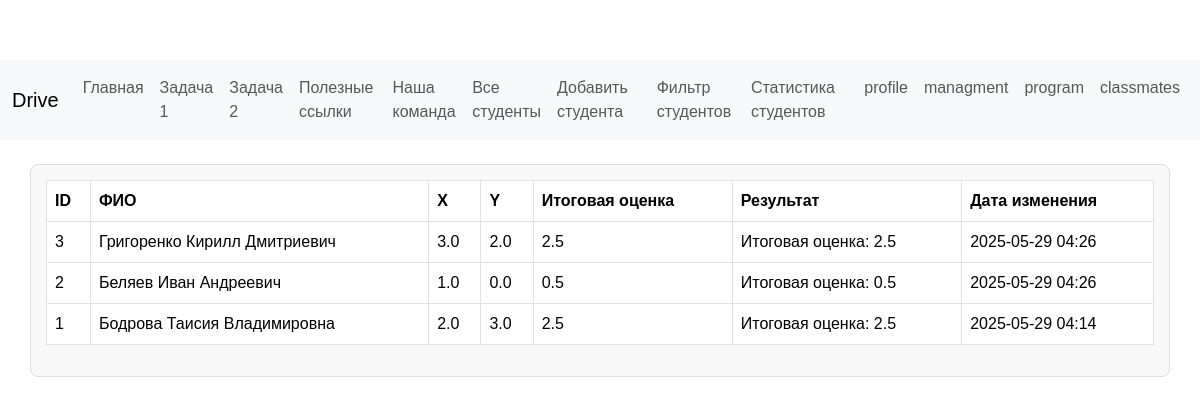
The page /BodrovaApp/xyz_result_all/ on the database its author committed.
### BodrovaApp/models.py (models this page shows, shortened)
class AbcModel(models.Model):
    full_name = models.CharField(
        verbose_name="ФИО",
        max_length=255,
        default=""
    )
    x = models.FloatField(
        verbose_name="Значение X",
        default=0.0
    )
    y = models.FloatField(
        verbose_name="Значение Y",
        default=0.0
    )
    final_score = models.FloatField(
        verbose_name="Итоговая оценка (0.5 * X + 0.5 * Y)",
        default=0.0,
        help_text="Результат вычислений"
    )
    result = models.CharField(
        verbose_name="Описание результата",
        max_length=255,
        default="Результат не определён",
        help_text="Например: ошибка или пояснение"
    )
    current_date = models.DateTimeField(
        verbose_name="Дата изменения",
        auto_now=True
    )
    class Meta:
        verbose_name = "Оценка"
        verbose_name_plural = "Оценки"
        ordering = ("-pk",)

### BodrovaApp/views.py (the view)
# urls.py: path('xyz_result_all/', views.xyz_result_all, name='xyz_result_all'),
def xyz_result_all(request):
    all_objects = AbcModel.objects.all().order_by("-id")
    if not all_objects.exists():
        return render(request, "xyz_result_all.html", {"error": "Нет данных"})
    data_for_table = []
    for obj in all_objects:
        if obj.final_score != 0.5 * obj.x + 0.5 * obj.y:
            obj.final_score = 0.5 * obj.x + 0.5 * obj.y
            obj.result = f"Итоговая оценка: {obj.final_score}"
            obj.save(update_fields=["final_score", "result"])
        data_for_table.append({
            "id": obj.id,
            "full_name": obj.full_name,
            "x": obj.x,
            "y": obj.y,
            "final_score": obj.final_score,
            "result": obj.result,
            "current_date": obj.current_date,
        })
    return render(request, "xyz_result_all.html", {"data_for_table": data_for_table})

### BodrovaApp/templates/xyz_result_all.html
{% extends 'base.html' %}
{% load static %}
{% block content %}
  {% if error %}
    <p>{{ error }}</p>
  {% else %}
    <table class="table table-bordered">
      <thead>
        <tr>
          <th>ID</th>
          <th>ФИО</th>
          <th>X</th>
          <th>Y</th>
          <th>Итоговая оценка</th>
          <th>Результат</th>
          <th>Дата изменения</th>
        </tr>
      </thead>
      <tbody>
        {% for row in data_for_table %}
          <tr>
            <td>{{ row.id }}</td>
            <td>{{ row.full_name }}</td>
            <td>{{ row.x }}</td>
            <td>{{ row.y }}</td>
            <td>{{ row.final_score }}</td>
            <td>{{ row.result }}</td>
            <td>
              {% if row.current_date %}
                {{ row.current_date|date:"Y-m-d H:i" }}
              {% else %}
                -
              {% endif %}
            </td>
          </tr>
        {% endfor %}
      </tbody>
    </table>
  {% endif %}
{% endblock %}

### BodrovaApp/templates/base.html (shortened to what this page needs)
{% load static %}
<!DOCTYPE html>
<html lang="en">
<head>
    <link href="https://cdn.jsdelivr.net/npm/bootstrap@5.3.3/dist/css/bootstrap.min.css" rel="stylesheet">
    <link rel="stylesheet" href="{% static 'css/main.css' %}">
</head>
<body>
    {% include 'navigation.html' %}
    <div class="container my-4">
        {% block content %}{% endblock %}
    </div>
</body>
</html>

### BodrovaApp/templates/navigation.html (shortened to what this page needs)
<nav class="navbar navbar-expand-lg navbar-light bg-light">
    <div class="container-fluid">
        <a class="navbar-brand" href="{% url 'index' %}">Drive</a>
        <div class="collapse navbar-collapse" id="main-nav">
            <ul class="navbar-nav me-auto mb-2 mb-lg-0">
                <li class="nav-item">
                    <a class="nav-link" href="{% url 'BodrovaApp:index' %}">Главная</a>
                </li>
                <li class="nav-item">
                    <a class="nav-link" href="{% url 'BodrovaApp:zadacha_1' 'x=2/y=3' %}">Задача 1</a>
                </li>
                <li class="nav-item">
                    <a class="nav-link" href="{% url 'BodrovaApp:zadacha_2' 'Платон, суббота, 6|Платон, суббота, 8|Саша, воскресенье, 7|Платон, воскресенье, 6|Руслан, воскресенье, 3' 'вторник' %}">Задача 2</a>
                </li>
                <li class="nav-item">
                    <a class="nav-link" href="{% url 'BodrovaApp:links' %}">Полезные ссылки</a>
                </li>
                <li class="nav-item">
                    <a class="nav-link" href="{% url 'BodrovaApp:our_team' %}">Наша команда</a>
                </li>
                <li class="nav-item">
                    <a class="nav-link" href="{% url 'BodrovaApp:xyz_result_all' %}">Все студенты</a>
                </li>
                <li class="nav-item">
                    <a class="nav-link" href="{% url 'BodrovaApp:xyz_form' %}">Добавить студента</a>
                </li>
                <li class="nav-item">
                    <a class="nav-link" href="{% url 'BodrovaApp:xyz_result_filtered' %}">Фильтр студентов</a>
                </li>
                <li class="nav-item">
                    <a class="nav-link" href="{% url 'BodrovaApp:stats_view' %}">Статистика студентов</a>
                </li>
                <li class="nav-item">
                    <a class="nav-link" href="{% url 'hse_education:profile' %}">profile</a>
                </li>
                <li class="nav-item">
                    <a class="nav-link" href="{% url 'hse_education:management' %}">managment</a>
                </li>
                <li class="nav-item">
                    <a class="nav-link" href="{% url 'hse_education:program' %}">program</a>
                </li>
                <li class="nav-item">
                    <a class="nav-link" href="{% url 'hse_education:classmates' %}">classmates</a>
                </li>
            </ul>
        </div>
    </div>
</nav>

### BodrovaApp/static/css/main.css (style rules this page uses)
body { font-family: Arial, sans-serif; margin: 0; padding-top: 60px; }
.table th, .table td { vertical-align: middle; }
.container { padding: 15px; border: 1px solid #ddd; border-radius: 8px; margin-bottom: 20px; background-color: #f9f9f9; }

### rows shown on the page
AbcModel: full_name "Григоренко Кирилл Дмитриевич", x "3.0", y "2.0", final_score "2.5", result "Итоговая оценка: 2.5", current_date "2025-05-29 04:26"
AbcModel: full_name "Беляев Иван Андреевич", x "1.0", y "0.0", final_score "0.5", result "Итоговая оценка: 0.5", current_date "2025-05-29 04:26"
AbcModel: full_name "Бодрова Таисия Владимировна", x "2.0", y "3.0", final_score "2.5", result "Итоговая оценка: 2.5", current_date "2025-05-29 04:14"

### other values the page prints
{{ row.id }} "3" "2" "1"
